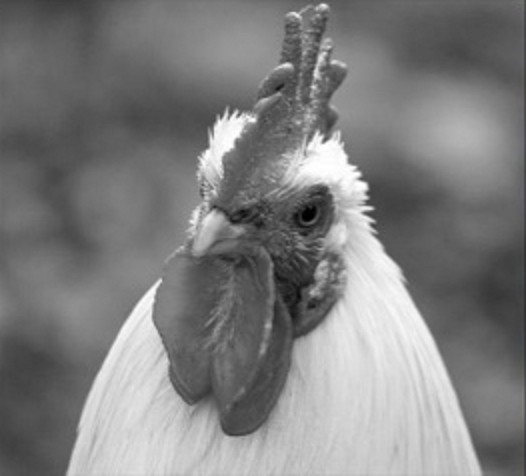
#> input picture exercise 4/2.png, 526 x 476 px
$ python 2.py
#> lines starting #> are read from the running program, lines starting #| are printed output that depends on the picture
import numpy as np
import cv2
import matplotlib.pyplot as plt

img = cv2.imread('2.png',0)
#> img: shape (476, 526); min 0, max 255, mean 127
imgcopy = cv2.imread('2.png',0)
h , w = img.shape
#> h = 476; w = 526
imgcolored = np.zeros((h,w,3),np.uint8)
#divide the image intensities into 8 values
for i in range(h):
    for j in range(w):
        if  img[i][j] < 32:
            imgcolored[i][j] = [255,0,0]
        elif 32 < img[i][j] < 64 :
            imgcolored[i][j] = [0,255,0]
        elif 64 < img[i][j] < 96:
            imgcolored[i][j] = [0,0,255]
        elif 96 < img[i][j] < 128:
            imgcolored[i][j] = [255,255,0]
        elif 128 < img[i][j] < 160:
            imgcolored[i][j] = [0,255,255]
        elif 160 < img[i][j] < 192:
            imgcolored[i][j] = [255,0,255]
        elif 192 < img[i][j] < 224:
            imgcolored[i][j] = [0,0,0]
        else:
            imgcolored[i][j] = [255,255,255]
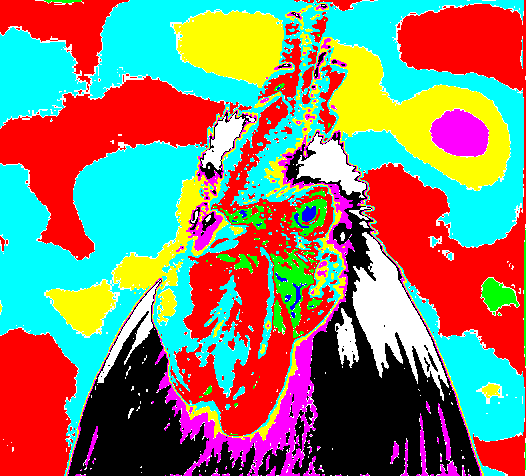
#> imgcolored: shape (476, 526, 3); mean of channels 0, 1, 2 108.8, 128.1, 137.6; drawn as B, G, R


#Show images
f, subplt1 = plt.subplots(1,2,figsize=(10,10))
subplt1[0].imshow(cv2.cvtColor(imgcopy, cv2.COLOR_BGR2RGB))
subplt1[0].set_title("Original Image")
subplt1[1].imshow(cv2.cvtColor(imgcolored, cv2.COLOR_BGR2RGB))
subplt1[1].set_title("Colored Image")
plt.show()
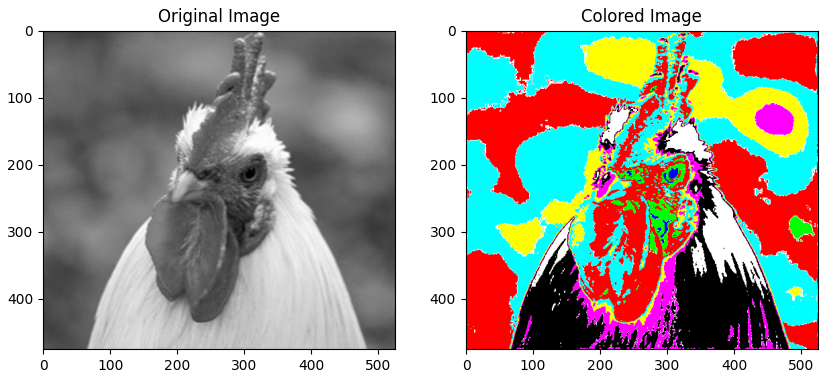
#> figure drawn by matplotlib, 2 panels

$ run again, with exercise 4/1.png copied over exercise 4/2.png
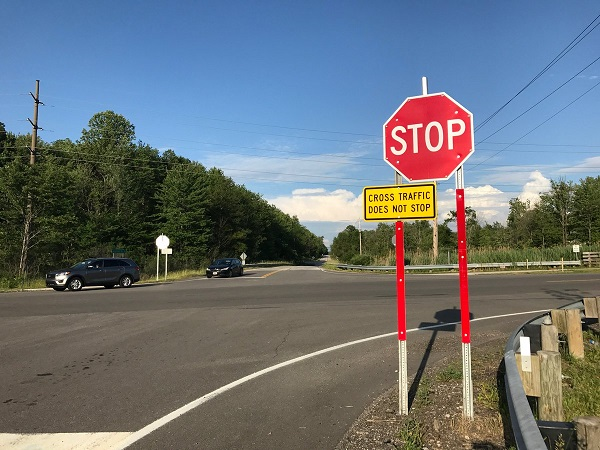
#> input picture exercise 4/1.png, 600 x 450 px
#> after the loop `for i in range(h):`:
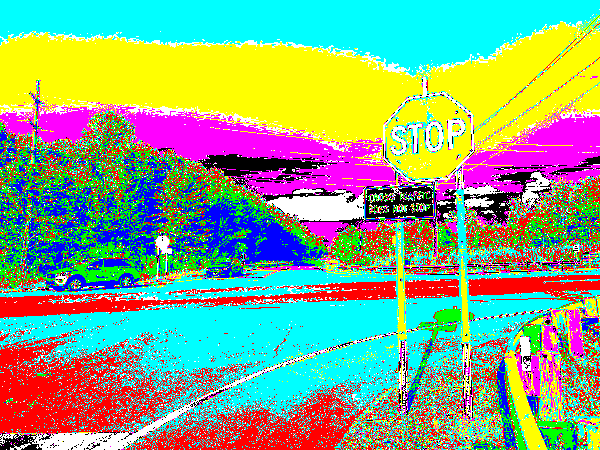
#> imgcolored: shape (450, 600, 3); mean of channels 0, 1, 2 132.4, 166.7, 134.8; drawn as B, G, R
#> `plt.show()`:
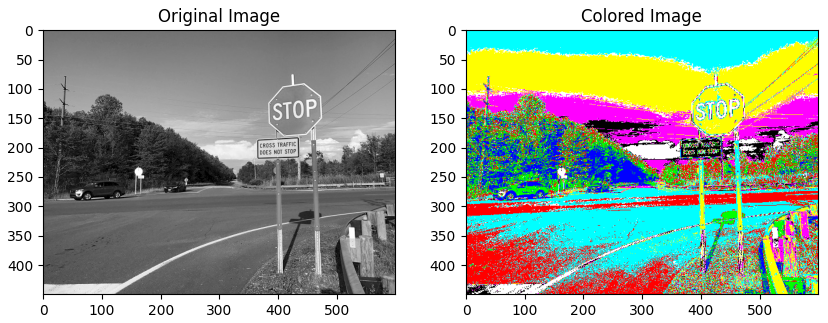
#> figure drawn by matplotlib, 2 panels
